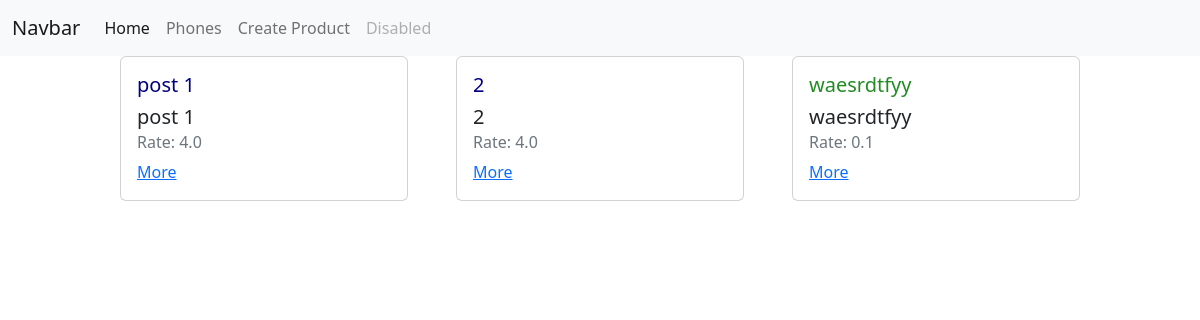
/phone/, run on an earlier commit of the app's database.
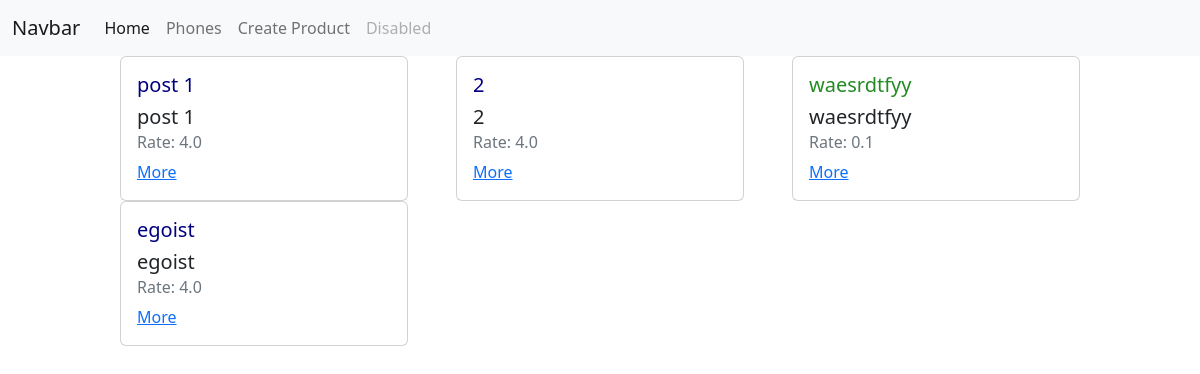
And on a later commit of the database.
### phone/models.py (models this page shows, shortened)
class Product(models.Model):
    image = models.ImageField(null=True,blank=True)
    title = models.CharField(max_length=260)
    description = models.TextField()
    created_date = models.DateTimeField(auto_now_add=True)
    modified = models.DateTimeField(auto_now=True)
    rate = models.FloatField(default=0)

### phone/views.py (the view)
# urls.py: path('phone/', phone_view),
def phone_view(request):
    if request.method == 'GET':
        phones = Product.objects.all()
        context = {
            'phones': phones,
        }
        return render(request, 'phones/phones.html', context=context)

### templates/phones/phones.html
{% extends 'layouts/index.html' %}
{% load static %}
{% block head %}
    <link rel="stylesheet" href="{% static 'phones.css'%}">
{% endblock %}
{% block content %}
    <div class="phones">
        {% for phone in phones %}
            <div class="card" style="width: 18rem;">
                <div class="card-body">
                    {% if phone.rate < 2.5  %}
                        <h5 class="card-title" style="color: forestgreen">
                            {{ phone.title }}
                        </h5>
                    {% else %}
                        <h5 class="card-title"style="color: navy">
                            {{ phone.title }}
                        </h5>
                    {% endif %}
                    <h5 class="card-title">{{ phone.title }}</h5>
                    <h6 class="card-subtitle mb-2 text-muted">Rate: {{ phone.rate }}</h6>
                    <a href="/phone/{{ phone.id }}" class="card-link">More</a>
                </div>
            </div>
        {% endfor %}
    </div>
{% endblock %}

What changed in the data, as far as the page shows it:
added Product: title "egoist", rate "4.0"
